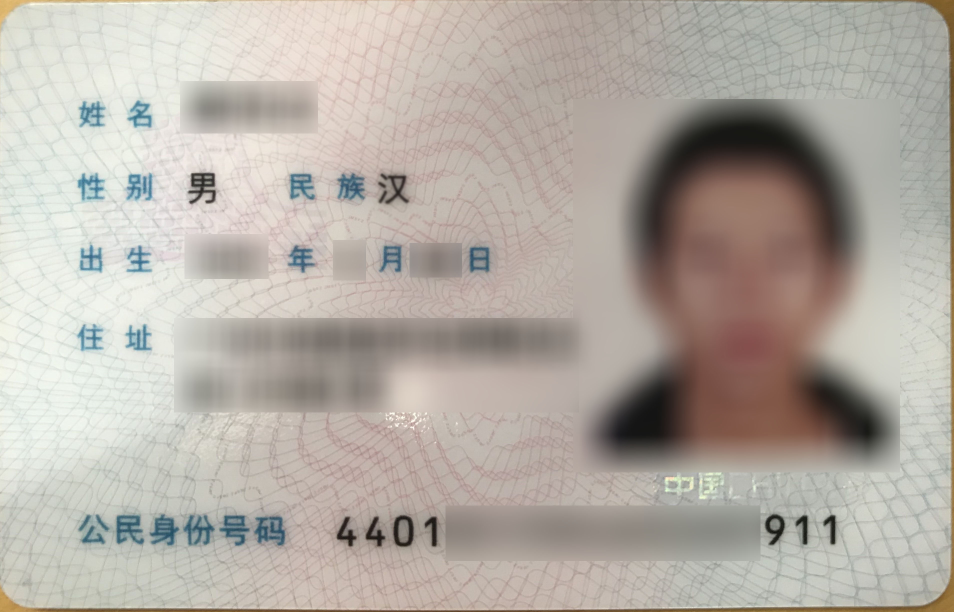
#> input picture idcard_mask.jpg, 3816 x 2448 px (shown at 1/4 size)
$ python IDCardOCR.py
#> lines starting #> are read from the running program, lines starting #| are printed output that depends on the picture
### findIDCard.py
import numpy as np
import cv2


class findIDCard:
    def img_resize(self, imggray, dwidth):
        """
        调整图片大小

        :param imggray: 灰度图片
        :param dwidth: 需要调整到的宽度
        :return: 调整后的图片
        """
        crop = imggray
        size = crop.shape
        height = size[0]
        width = size[1]
        height = height * dwidth / width
        crop = cv2.resize(src=crop, dsize=(dwidth, int(height)), interpolation=cv2.INTER_CUBIC)
        return crop

    def find(self, img2_name):
        """
        查找身份证的轮廓

        :param img2_name: 文件名
        :return: 查找到的身份证图片
        """
#> called with img2_name = 'pic/4.jpg'
        img1_name = 'idcard_mask.jpg'
        img1 = cv2.imread(img1_name, 0)  # 读取灰度图片并调整大小
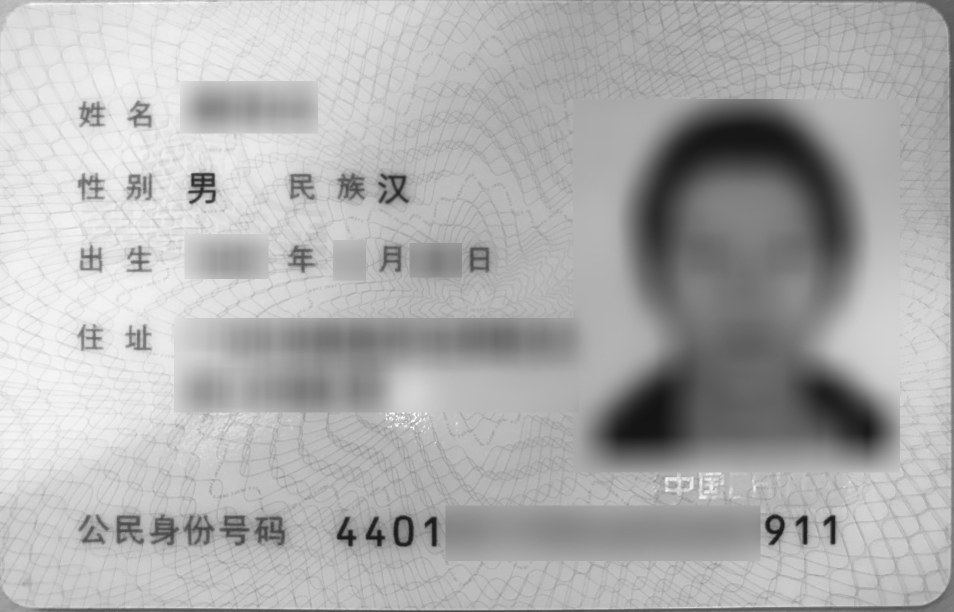
#> img1: shape (2448, 3816) (shown at 1/4 size); min 5, max 255, mean 173.9
        img1 = self.img_resize(img1, 640)
#> in img_resize, `crop = cv2.resize(src=crop, dsize=(dwidth, int(height)), interpolation..`:
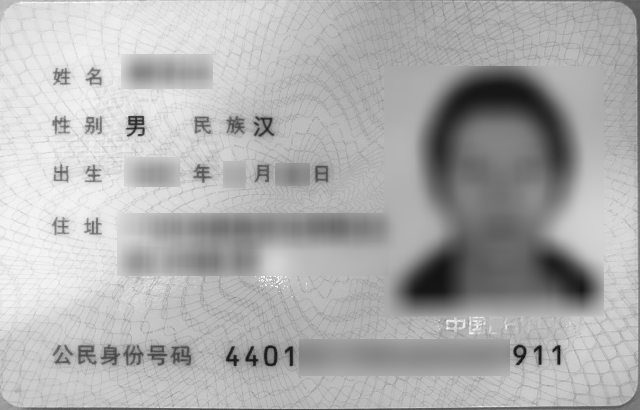
#> crop: shape (410, 640); min 13, max 255, mean 173.9

        img2 = cv2.imread(img2_name, 0)
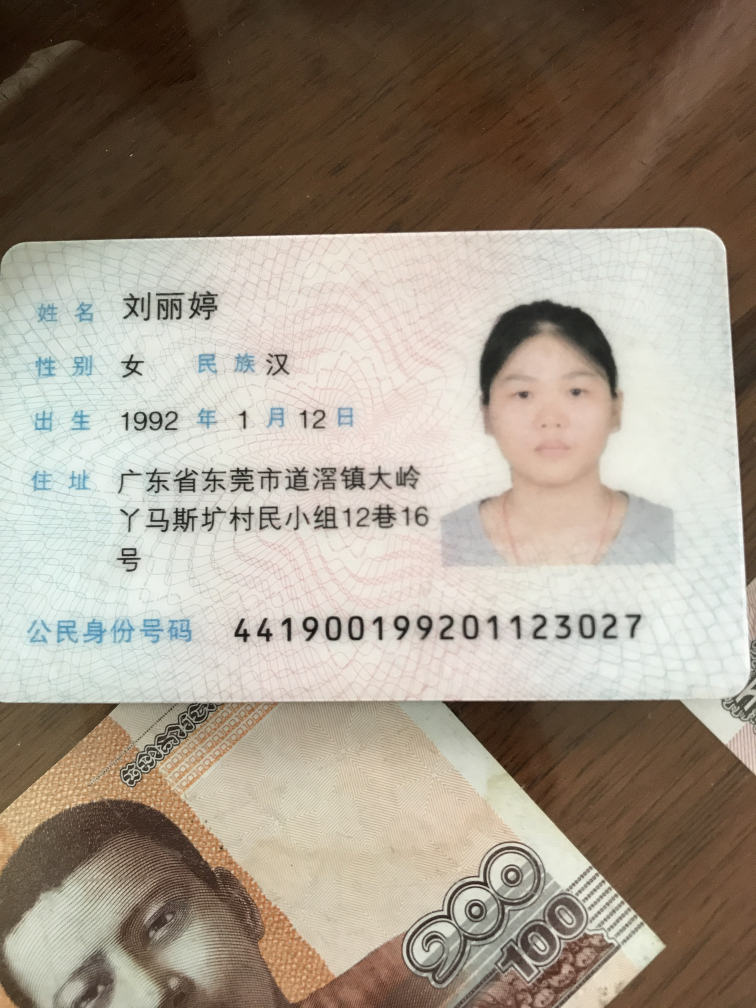
#> input picture pic/4.jpg, 3024 x 4032 px (shown at 1/4 size)
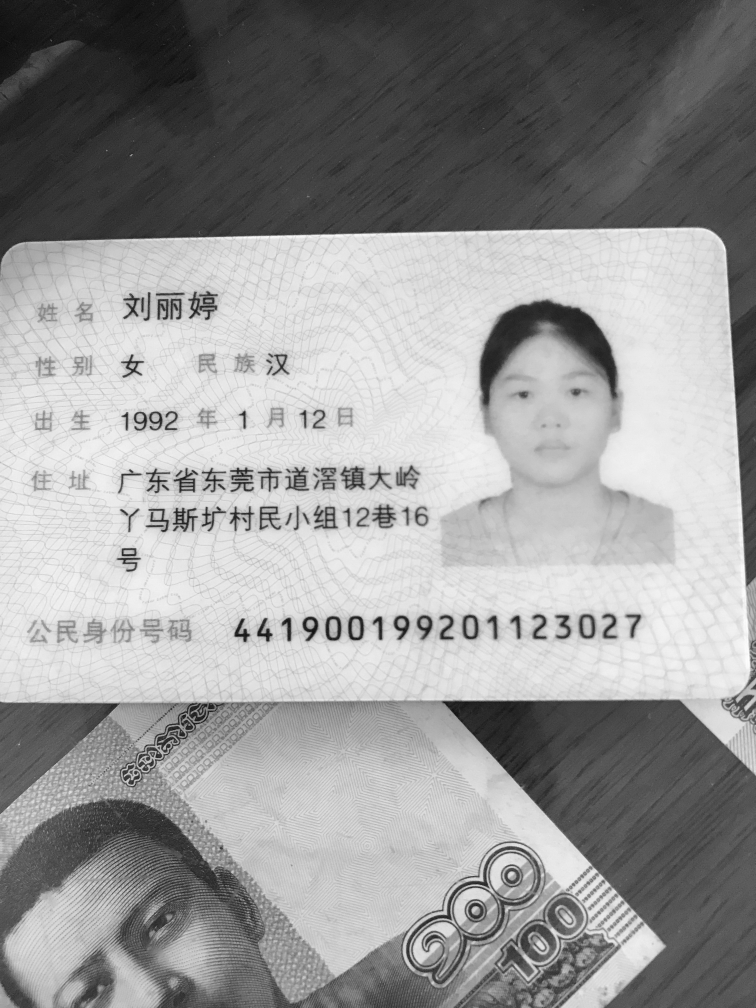
#> img2: shape (4032, 3024) (shown at 1/4 size); min 0, max 255, mean 150.8
        img2 = self.img_resize(img2, 1920)

        img_org = cv2.imread(img2_name)  # 读取原图并调整大小
#> img_org is the input picture: shape (4032, 3024, 3); mean B, G, R 134.8, 149, 160.2
        img_org = self.img_resize(img_org, 1920)

        # 启动 SIFT 检测器
        sift = cv2.xfeatures2d.SIFT_create()
        # 使用 SIFT 找到关键点和描述符
        kp1, des1 = sift.detectAndCompute(img1, None)
#> kp1 = 591 keypoints; strongest (x, y, size): (136, 123, 12.6), (557, 348, 4.9), (559, 362, 2.7), (434, 282, 36.7)
        kp2, des2 = sift.detectAndCompute(img2, None)
#> kp2 = 17100 keypoints; strongest (x, y, size): (730, 1579, 14.3), (962, 1575, 13.7), (320, 1055, 8.4), (619, 1051, 8.7)

        FLANN_INDEX_KDTREE = 0
        index_params = dict(algorithm=FLANN_INDEX_KDTREE, trees=5)
        search_params = dict(checks=10)
        # 匹配目标图和模板图的关键点
        flann = cv2.FlannBasedMatcher(index_params, search_params)
        matches = flann.knnMatch(des1, des2, k=2)
#> matches = 591 matches

        # 两个最佳匹配之间距离需要大于ratio 0.7,距离过于相似可能是噪声点
        good = []
        for m, n in matches:
            if m.distance < 0.7 * n.distance:
                good.append(m)
#> after the loop, good = 62 matches

        src_pts = np.float32([kp1[m.queryIdx].pt for m in good]).reshape(-1, 1, 2)
#> src_pts = 62 rows, first 8: [55.24, 122], [55.67, 171.5], [57.1, 361.6], [57.99, 125], [58.33, 169.4], [58.78, 346.6], [60.42, 225.7], [61.16, 173.2]
        dst_pts = np.float32([kp2[m.trainIdx].pt for m in good]).reshape(-1, 1, 2)
#> dst_pts = 62 rows, first 8: [99.49, 920.1], [95.14, 1064.7], [82.7, 1625.5], [107.7, 930.8], [102.6, 1057.9], [87.43, 1581.4], [100.9, 1220], [110.2, 1071.7]

        # 用HomoGraphy计算图像与图像之间映射关系, M为转换矩阵
        M, mask = cv2.findHomography(src_pts, dst_pts, cv2.RANSAC, 5.0)
#> M = [[2.85, -0.113, -47.57], [-0.0412, 2.58, 589.4], [2.18e-06, -0.00018, 1]]; mask = 62 values, max 1 at index 0, min 0 at index 9, mean 0.758

        # 使用转换矩阵M计算出img1在img2的对应形状
        h, w = img1.shape
#> h = 410; w = 640
        M_r = np.linalg.inv(M)
#> M_r = [[0.351, 0.0158, 7.38], [0.00554, 0.372, -219.1], [2.32e-07, 6.7e-05, 0.961]]

        # 透视变化
        im_r = cv2.warpPerspective(img_org, M_r, (w, h))
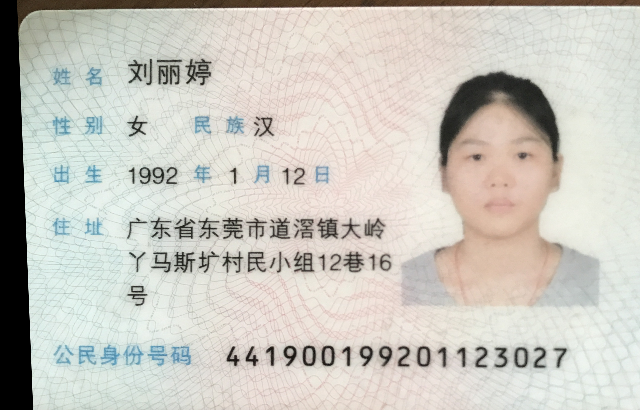
#> im_r: shape (410, 640, 3); mean B, G, R 190.8, 198.5, 200.9

        return im_r


# [4 lines that do not run on import are left out]

### IDCardOCR.py
import findIDCard
import cv2
from cnocr import CnOcr
import json
import time


class IDCardOCR:
    def idCard_ocr(self, img0):
        """
        读取身份证正面信息

        :param img0: 图片地址str
        :return: json数据
        """
        time1 = time.time()

        # 识别身份证照片的轮廓，并裁剪出来
        find = findIDCard.findIDCard()
        img = find.find(img0)
        img = cv2.cvtColor(img, cv2.COLOR_RGB2GRAY)  # 图片灰度化
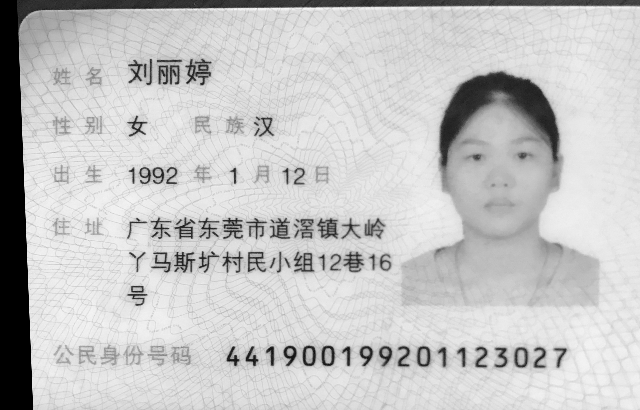
#> img: shape (410, 640); min 0, max 247, mean 196.4

        # 调用cnocr模型进行文字识别
#> (the run stopped early here; a loop or call above may not have finished)
